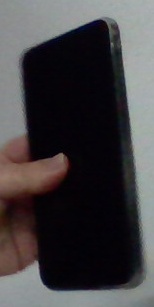
#> input picture Img_cam/det_10_1750204923.jpg, 154 x 307 px
$ python -i detect_custom_cam.py   (imports and definitions only)
#> lines starting #> are read from the running program, lines starting #| are printed output that depends on the picture
#> further down, picture is the input picture: shape (307, 154, 3); mean B, G, R 66.8, 64.8, 67.5
import cv2
import os
import time

# Caminho para o classificador treinado
CLASSIFICADOR_PATH = "classificador_3/cascade.xml"

# Dimensão para redimensionar o frame da webcam
LARGURA_PADRAO = 640

# Pasta onde as imagens detectadas serão salvas
PASTA_SAIDA = "Img_cam"

# Inicializa a contagem de detecções
contador_deteccoes = 0

def preprocessar_imagem(imagem):
    h, w = imagem.shape[:2]
#> h = 307; w = 154
    escala = LARGURA_PADRAO / w
#> escala = 4.16
    nova_dim = (LARGURA_PADRAO, int(h * escala))
#> nova_dim = (640, 1275)
    imagem = cv2.resize(imagem, nova_dim)

    cinza = cv2.cvtColor(imagem, cv2.COLOR_BGR2GRAY)
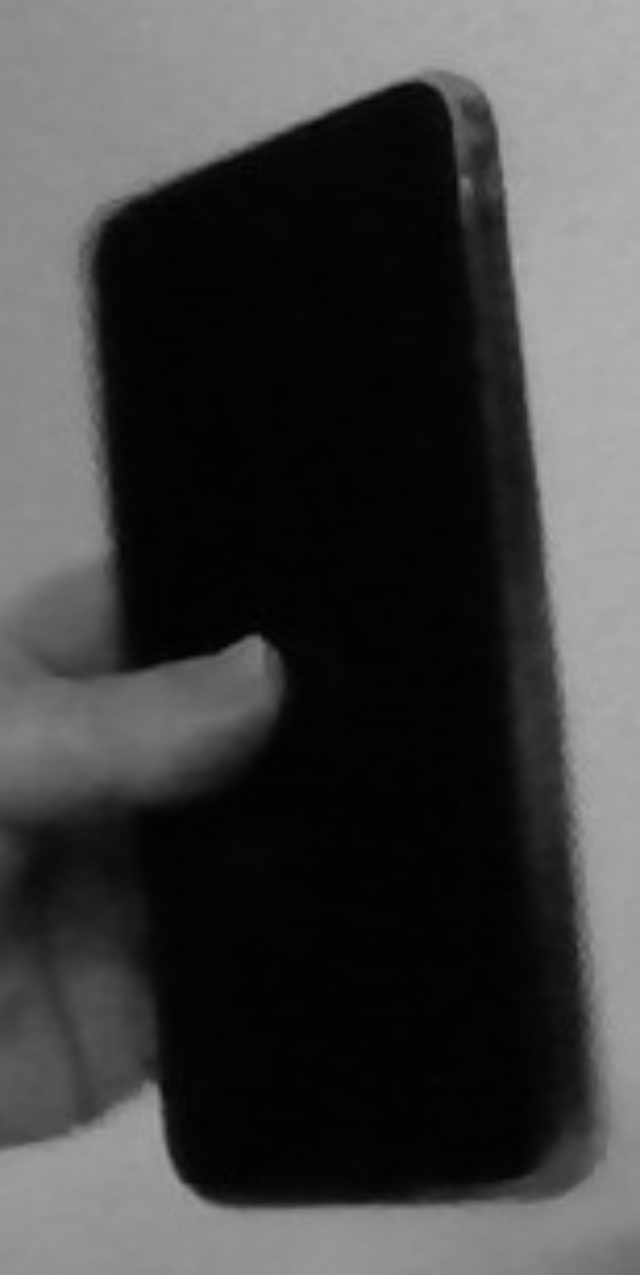
#> cinza: shape (1275, 640); min 1, max 176, mean 65.7
    borrada = cv2.GaussianBlur(cinza, (5, 5), 0)
    equalizada = cv2.equalizeHist(borrada)
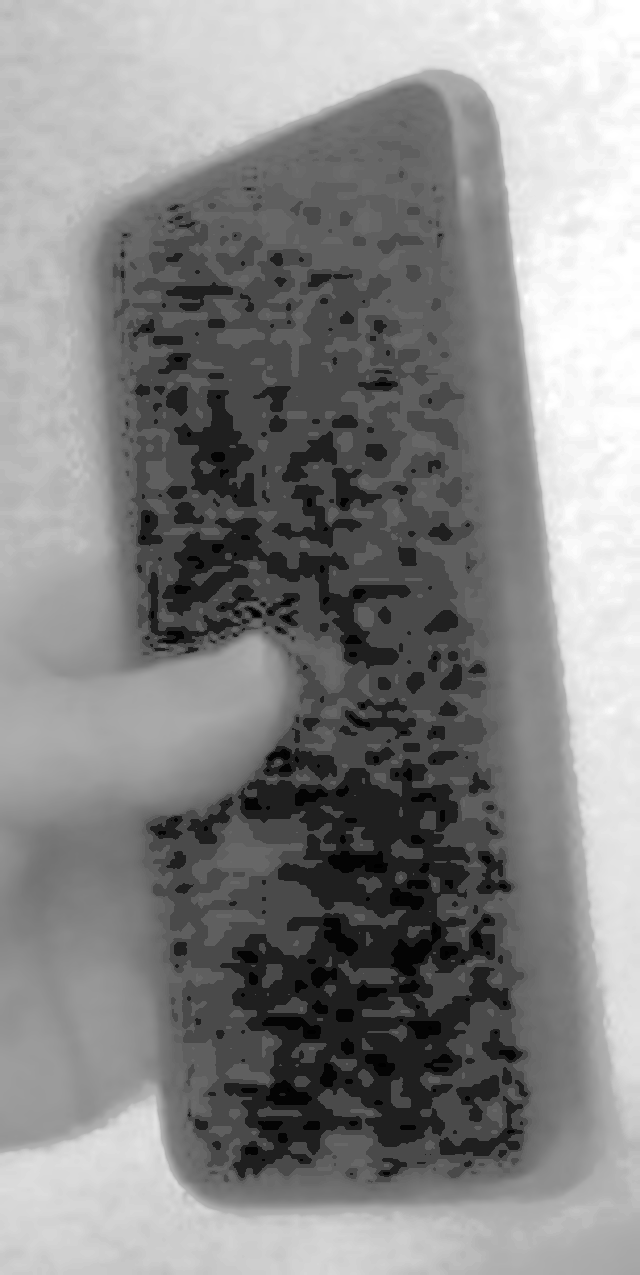
#> equalizada: shape (1275, 640); min 0, max 255, mean 134
    return imagem, equalizada

# [63 lines left out: functions limpar_pasta_img_cam, main, not called in this run]

# [2 lines not run here, left out]

>>> import cv2
>>> picture = cv2.imread('Img_cam/det_10_1750204923.jpg')
>>> result = preprocessar_imagem(picture)

$ run again, on Img_cam/det_12_1750204924.jpg
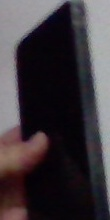
#> input picture Img_cam/det_12_1750204924.jpg, 110 x 220 px
#> picture is the input picture: shape (220, 110, 3); mean B, G, R 61, 56.1, 62.9
#> in preprocessar_imagem, `cinza = cv2.cvtColor(imagem, cv2.COLOR_BGR2GRAY)`:
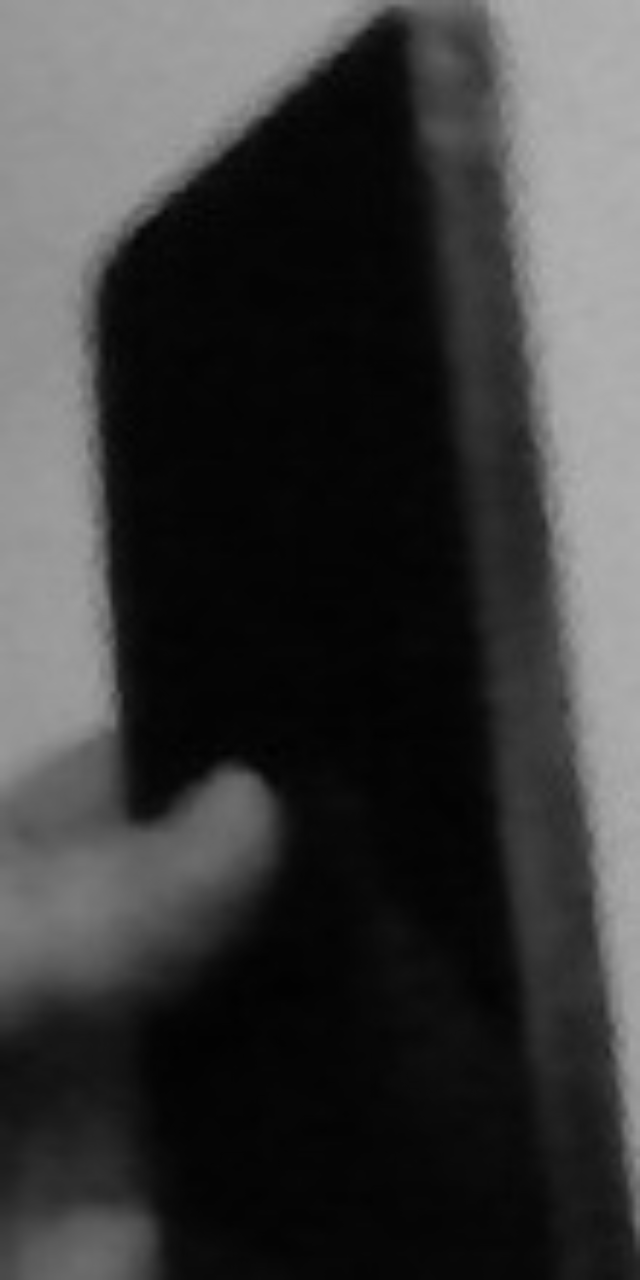
#> cinza: shape (1280, 640); min 1, max 177, mean 58.6
#> in preprocessar_imagem, `equalizada = cv2.equalizeHist(borrada)`:
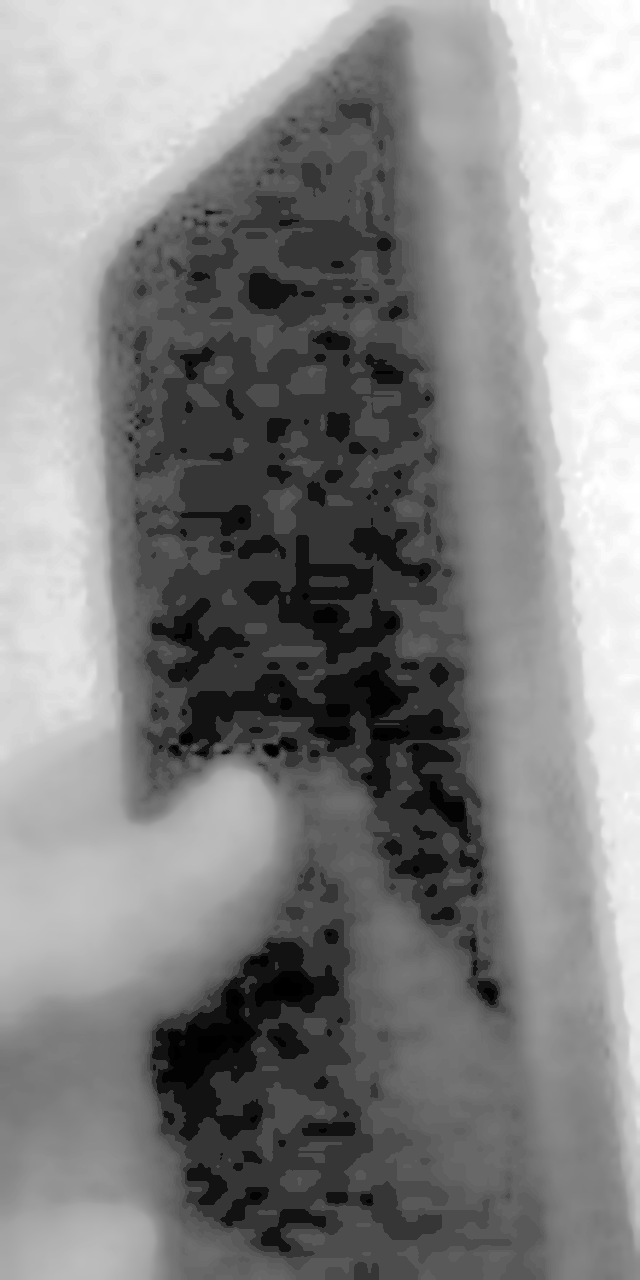
#> equalizada: shape (1280, 640); min 0, max 255, mean 132.3

$ run again, on Img_cam/det_13_1750204924.jpg
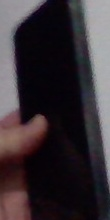
#> input picture Img_cam/det_13_1750204924.jpg, 110 x 220 px
#> picture is the input picture: shape (220, 110, 3); mean B, G, R 53.6, 48.8, 56.8
#> in preprocessar_imagem, `cinza = cv2.cvtColor(imagem, cv2.COLOR_BGR2GRAY)`:
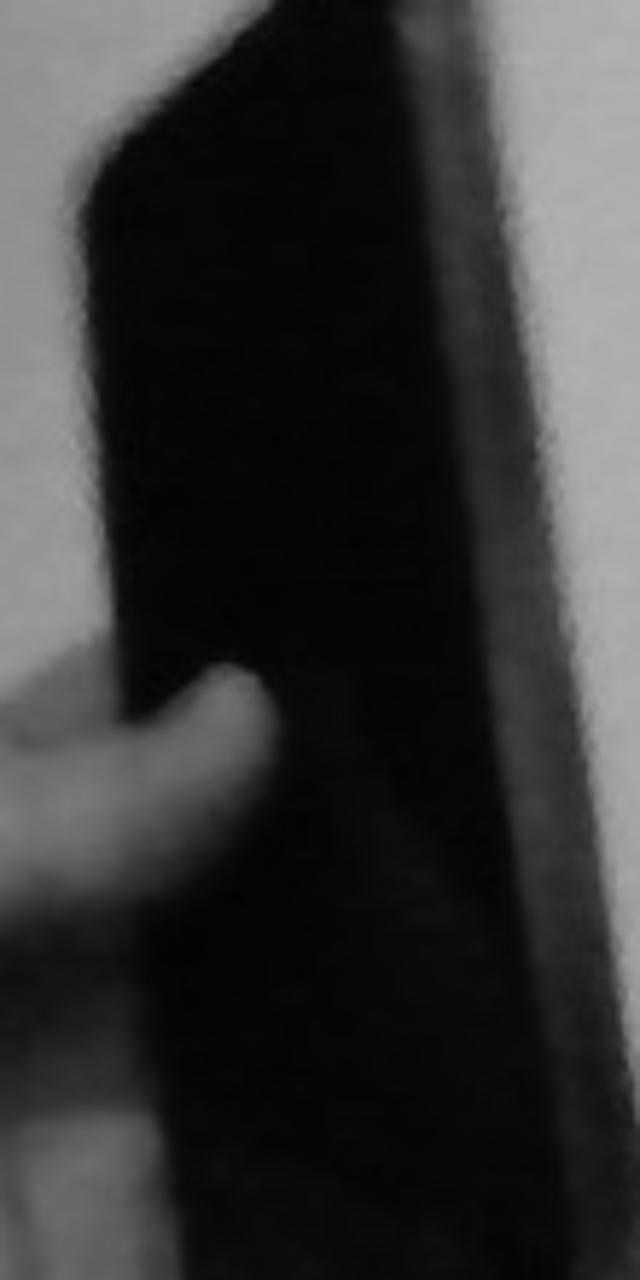
#> cinza: shape (1280, 640); min 2, max 177, mean 51.6
#> in preprocessar_imagem, `equalizada = cv2.equalizeHist(borrada)`:
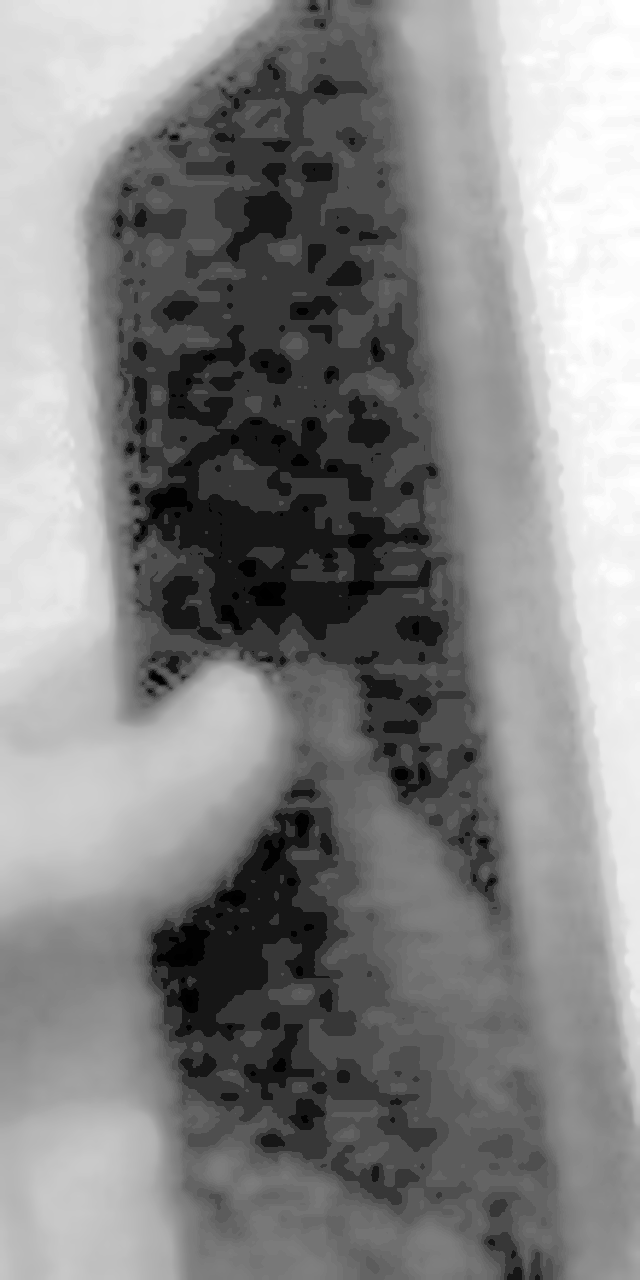
#> equalizada: shape (1280, 640); min 0, max 255, mean 132.5
